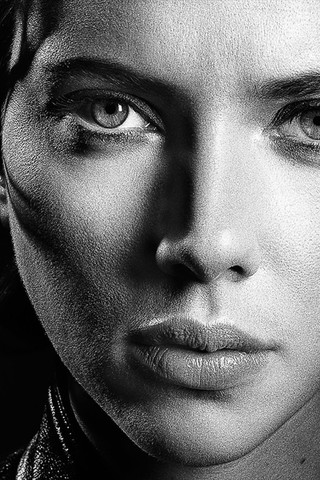
#> input picture widow-grayscale-320x480.jpg, 320 x 480 px
$ python k_sparse.py
#> lines starting #> are read from the running program, lines starting #| are printed output that depends on the picture
import cv2
import numpy as np

img = cv2.imread("widow-grayscale-320x480.jpg")
#> img is the input picture: shape (480, 320, 3); min 0, max 255, mean 107.6
gray = cv2.cvtColor(img, cv2.COLOR_BGR2GRAY)
cv2.imwrite('gray.jpg', gray)
r, c = gray.shape
#> r = 480; c = 320
print(gray.shape)
#| (480, 320)
print('total size: ', gray.size)
#| total size:  153600
gray_flat = gray.flatten()

hist = gray_flat.copy()
ttl_size = hist.size
#> ttl_size = 153600
hist.sort()
top_percentage = 0.1       # precentage of highest values to keep
cut_off = hist[int(ttl_size*(1-top_percentage))]
#> cut_off = 222
print('k_sparse: ', int(ttl_size*top_percentage))
#| k_sparse:  15360
print('cut-off value: ', cut_off)
#| cut-off value:  222

for i in range(ttl_size):
    if gray_flat[i] <= cut_off:
        gray_flat[i] = 0

compressed = gray_flat.reshape((r,c))
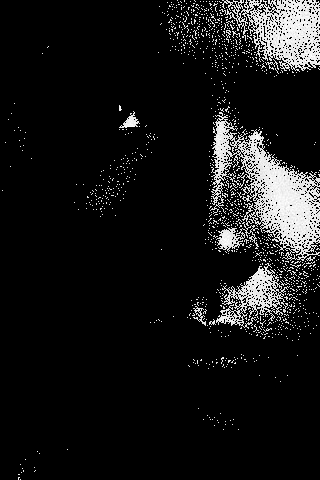
#> compressed: shape (480, 320); min 0, max 255, mean 22.9

cv2.imshow('Gray', gray)
cv2.imshow('Lossy', compressed)

cv2.imwrite('lossy.jpg', compressed)

cv2.waitKey(0)          # Press ESC to exit
cv2.destroyAllWindows()
